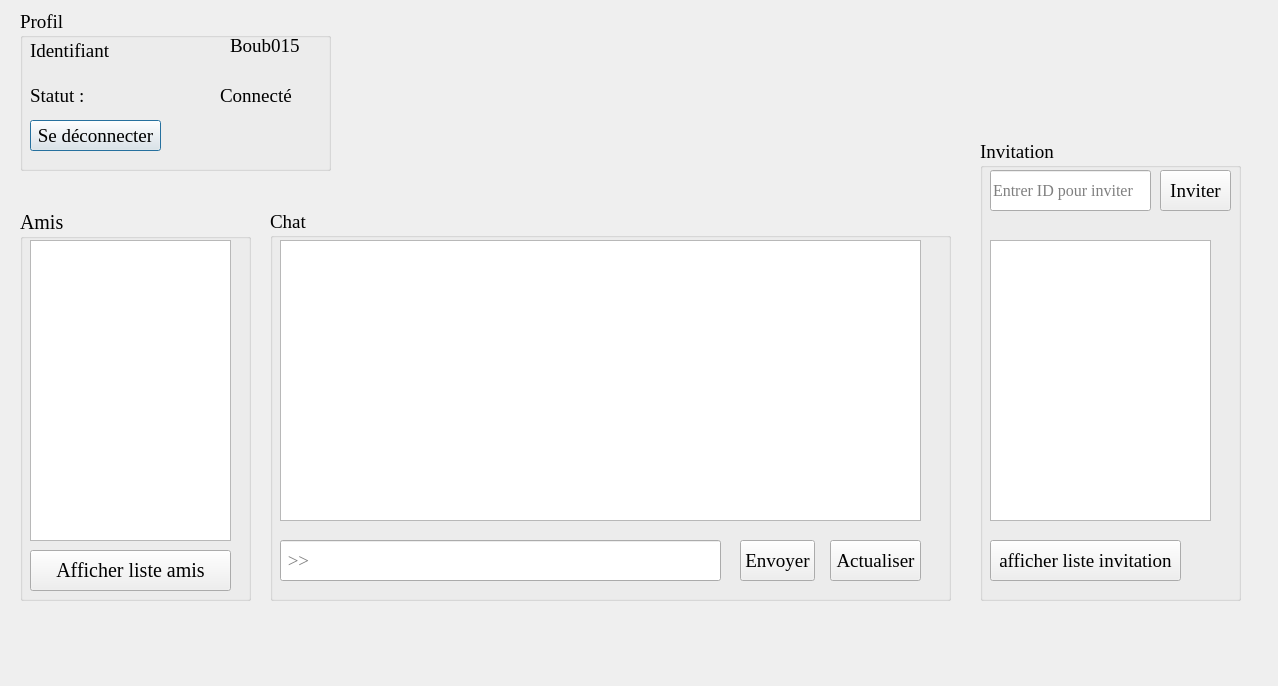
<?xml version="1.0" encoding="UTF-8"?>
<ui version="4.0">
 <class>message_fen</class>
 <widget class="QDialog" name="message_fen">
  <property name="geometry">
   <rect>
    <x>0</x>
    <y>0</y>
    <width>1278</width>
    <height>686</height>
   </rect>
  </property>
  <property name="windowTitle">
   <string>Message</string>
  </property>
  <widget class="QGroupBox" name="groupBox_2">
   <property name="geometry">
    <rect>
     <x>270</x>
     <y>210</y>
     <width>681</width>
     <height>391</height>
    </rect>
   </property>
   <property name="font">
    <font>
     <family>Times New Roman</family>
     <pointsize>14</pointsize>
    </font>
   </property>
   <property name="title">
    <string>Chat</string>
   </property>
   <widget class="QLineEdit" name="messageLineEdit">
    <property name="geometry">
     <rect>
      <x>10</x>
      <y>330</y>
      <width>441</width>
      <height>41</height>
     </rect>
    </property>
    <property name="placeholderText">
     <string> &gt;&gt; </string>
    </property>
   </widget>
   <widget class="QPushButton" name="envoi_message_button">
    <property name="geometry">
     <rect>
      <x>470</x>
      <y>330</y>
      <width>75</width>
      <height>41</height>
     </rect>
    </property>
    <property name="sizePolicy">
     <sizepolicy hsizetype="Minimum" vsizetype="Fixed">
      <horstretch>0</horstretch>
      <verstretch>0</verstretch>
     </sizepolicy>
    </property>
    <property name="toolTip">
     <string>Sends a message to other people</string>
    </property>
    <property name="whatsThis">
     <string/>
    </property>
    <property name="text">
     <string>Envoyer</string>
    </property>
   </widget>
   <widget class="QPushButton" name="pushButton_3">
    <property name="geometry">
     <rect>
      <x>560</x>
      <y>330</y>
      <width>91</width>
      <height>41</height>
     </rect>
    </property>
    <property name="text">
     <string>Actualiser</string>
    </property>
   </widget>
   <widget class="QListWidget" name="listMessage">
    <property name="geometry">
     <rect>
      <x>10</x>
      <y>30</y>
      <width>641</width>
      <height>281</height>
     </rect>
    </property>
    <property name="font">
     <font>
      <family>Times New Roman</family>
      <pointsize>14</pointsize>
     </font>
    </property>
   </widget>
  </widget>
  <widget class="QGroupBox" name="groupBox">
   <property name="geometry">
    <rect>
     <x>20</x>
     <y>210</y>
     <width>231</width>
     <height>391</height>
    </rect>
   </property>
   <property name="font">
    <font>
     <family>Times New Roman</family>
     <pointsize>15</pointsize>
    </font>
   </property>
   <property name="title">
    <string>Amis</string>
   </property>
   <widget class="QListWidget" name="liste_amis">
    <property name="geometry">
     <rect>
      <x>10</x>
      <y>30</y>
      <width>201</width>
      <height>301</height>
     </rect>
    </property>
    <property name="font">
     <font>
      <family>Times New Roman</family>
      <pointsize>14</pointsize>
     </font>
    </property>
   </widget>
   <widget class="QPushButton" name="pushButton_4">
    <property name="geometry">
     <rect>
      <x>10</x>
      <y>340</y>
      <width>201</width>
      <height>41</height>
     </rect>
    </property>
    <property name="text">
     <string>Afficher liste amis</string>
    </property>
   </widget>
  </widget>
  <widget class="QGroupBox" name="groupBox_4">
   <property name="geometry">
    <rect>
     <x>980</x>
     <y>140</y>
     <width>261</width>
     <height>461</height>
    </rect>
   </property>
   <property name="font">
    <font>
     <family>Times New Roman</family>
     <pointsize>14</pointsize>
    </font>
   </property>
   <property name="title">
    <string>Invitation</string>
   </property>
   <widget class="QListWidget" name="liste_invitation">
    <property name="geometry">
     <rect>
      <x>10</x>
      <y>100</y>
      <width>221</width>
      <height>281</height>
     </rect>
    </property>
    <property name="font">
     <font>
      <family>Times New Roman</family>
      <pointsize>14</pointsize>
     </font>
    </property>
   </widget>
   <widget class="QPushButton" name="pushButton_5">
    <property name="geometry">
     <rect>
      <x>10</x>
      <y>400</y>
      <width>191</width>
      <height>41</height>
     </rect>
    </property>
    <property name="text">
     <string>afficher liste invitation</string>
    </property>
   </widget>
   <widget class="QLineEdit" name="id_line">
    <property name="geometry">
     <rect>
      <x>10</x>
      <y>30</y>
      <width>161</width>
      <height>41</height>
     </rect>
    </property>
    <property name="font">
     <font>
      <family>Times New Roman</family>
      <pointsize>12</pointsize>
     </font>
    </property>
    <property name="placeholderText">
     <string>Entrer ID pour inviter</string>
    </property>
   </widget>
   <widget class="QPushButton" name="pushButton">
    <property name="geometry">
     <rect>
      <x>180</x>
      <y>30</y>
      <width>71</width>
      <height>41</height>
     </rect>
    </property>
    <property name="font">
     <font>
      <family>Times New Roman</family>
      <pointsize>14</pointsize>
     </font>
    </property>
    <property name="text">
     <string>Inviter</string>
    </property>
   </widget>
  </widget>
  <widget class="QGroupBox" name="groupBox_3">
   <property name="geometry">
    <rect>
     <x>20</x>
     <y>10</y>
     <width>311</width>
     <height>161</height>
    </rect>
   </property>
   <property name="font">
    <font>
     <family>Times New Roman</family>
     <pointsize>14</pointsize>
    </font>
   </property>
   <property name="title">
    <string>Profil</string>
   </property>
   <widget class="QLabel" name="label">
    <property name="geometry">
     <rect>
      <x>10</x>
      <y>20</y>
      <width>81</width>
      <height>41</height>
     </rect>
    </property>
    <property name="text">
     <string>Identifiant :</string>
    </property>
   </widget>
   <widget class="QLabel" name="id_label">
    <property name="geometry">
     <rect>
      <x>210</x>
      <y>20</y>
      <width>111</width>
      <height>31</height>
     </rect>
    </property>
    <property name="text">
     <string>Boub015</string>
    </property>
   </widget>
   <widget class="QLabel" name="label_5">
    <property name="geometry">
     <rect>
      <x>10</x>
      <y>70</y>
      <width>81</width>
      <height>31</height>
     </rect>
    </property>
    <property name="text">
     <string>Statut :</string>
    </property>
   </widget>
   <widget class="QLabel" name="label_6">
    <property name="geometry">
     <rect>
      <x>200</x>
      <y>70</y>
      <width>91</width>
      <height>31</height>
     </rect>
    </property>
    <property name="text">
     <string>Connecté</string>
    </property>
   </widget>
   <widget class="QPushButton" name="pushButton_2">
    <property name="geometry">
     <rect>
      <x>10</x>
      <y>110</y>
      <width>131</width>
      <height>31</height>
     </rect>
    </property>
    <property name="text">
     <string>Se déconnecter</string>
    </property>
    <property name="default">
     <bool>true</bool>
    </property>
   </widget>
  </widget>
 </widget>
 <resources/>
 <connections/>
</ui>
